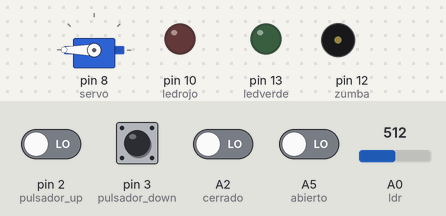
This sketch was run on a simulated Arduino Uno, built with avr-gcc and run on an emulated ATmega328P. Parts: servo, output pins drawn as LEDs (lit = HIGH), buzzer (waves = sounding, pin HIGH). Dashed ring = blinking. Inputs (shaded band) come from the test bench; at power-on: A2 (cerrado), A5 (abierto), pin 2 (pulsador_up), pin 3 (pulsador_down) LOW, A0 (ldr) = 512.

Above: at 1.8 s.
1.9 s: A2 (cerrado) driven HIGH
At 2.6 s:
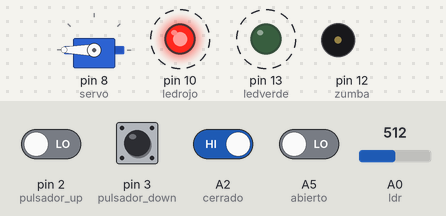
5.0 s: pin 3 (pulsador_down) pulled HIGH for 1 s
At 5.6 s:
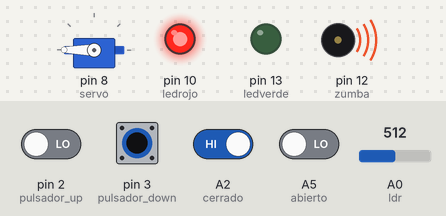
8.2 s: A2 (cerrado) driven LOW
At 10.0 s:
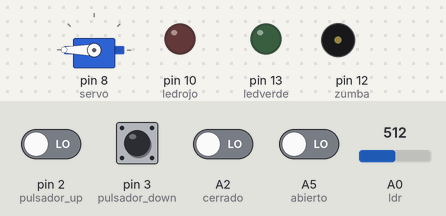
11.3 s: pin 2 (pulsador_up) driven HIGH and A5 (abierto) driven HIGH
At 11.82 s:
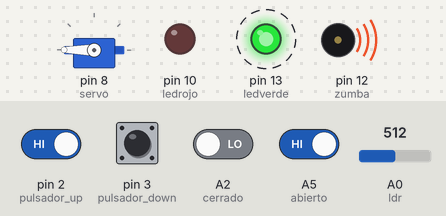
14.4 s: A0 (ldr) set to 408
17.5 s: A0 (ldr) set to 391
Timing chart, 0 to 68.1 s (numbered marks = the images above; inputs shaded):
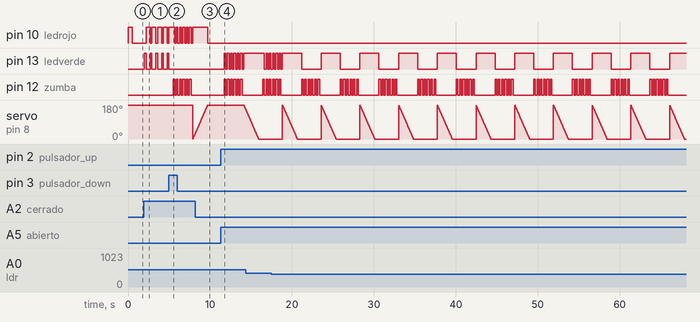

Measured:
- after the input at 1.9 s, pin 10 (ledrojo): alternates HIGH for 0.50 s and LOW for 0.20 s, starting after 0.30 s; pin 13 (ledverde): alternates HIGH for 0.20 s and LOW for 0.50 s, starting after 0.10 s
- after the input at 5.0 s, pin 13 (ledverde): goes on until 5.0 s, then stays LOW; pin 12 (zumba): alternates HIGH for 0.20 s and LOW for 0.20 s, starting after 0.50 s
- after the input at 8.2 s, pin 10 (ledrojo): goes on until 9.7 s, then stays LOW; pin 13 (ledverde): stops changing and stays LOW
- after the input at 11.3 s, pin 13 (ledverde), pin 12 (zumba): alternates HIGH for 0.20 s and LOW for 0.20 s, starting after 0.43 s; servo on pin 8 (servo): moves from 180° to 154° over 0.24 s, starting after 2.8 s

The sketch:

007_Programa_final_puerta_completa.ino
```cpp
/**********************************************************************************
**                                                                               **
**                               Samuel Call Ramos                               **
**                                  23/11/2023                                   **
** La maqueta es un garaje, cuando pulsamos el pulsador de arriba(pulsador_up)   **
** el zumbador debe de hacer un pitido,la puerta se abre mientras el led verde   **
** está encendido.                                                               **
** En caso de que pulsemos el botón de abajo(pulsador down),                     **
** la puerta debe de cerrarse(cuando esté abierta),el zumbador hacer el pitido   **
** y por último el led rojo parpadear al mismo tiempo que pita el zumbador.      **
** En el momento en que el Ldr no detecte luz(se hace de noche),                 **
** los leds van a hacer un intermitente(si la puerta está abierta y es de noche),**
** en cuanto el LDR recibe luz, se parará el intermitente.                       **
**                                                                               **
**********************************************************************************/

//********** Includes *************************************************************
#include<Servo.h>

//********** Variables ************************************************************

Servo myservo;
const int servo = 8;          // donar nom al pin 8 de l’Arduino
const int pulsador_up = 2;
const int pulsador_down = 3;
const int ledrojo = 10;
const int ledverde = 13;
const int zumba=12;
const int ldr=A0;
const int cerrado=A2;
const int abierto=A5;
int valor_ldr;
int estado_cerrado;
int estado_abierto;
int estado_pulsador_up;
int estado_pulsador_down;
int pos;
int pito;
//********** Setup ****************************************************************
void setup()
{
  pinMode(ledverde, OUTPUT);
  pinMode(ledrojo, OUTPUT);
  pinMode(pulsador_up, INPUT);
  pinMode(pulsador_down, INPUT);
  pinMode(zumba,OUTPUT);
  pinMode(ldr,INPUT);
  pinMode(cerrado,INPUT);
  pinMode(abierto,INPUT);
  digitalWrite(ledrojo,HIGH);
  myservo.attach(servo);
  myservo.write(180);

}

//********** Loop *****************************************************************
void loop()
{
  delay(500);
  estado_cerrado=digitalRead(cerrado);
  estado_abierto=digitalRead(abierto);
  estado_pulsador_up=digitalRead(pulsador_up);
  estado_pulsador_down=digitalRead(pulsador_down);
  valor_ldr=analogRead(ldr);
  digitalWrite(ledrojo,LOW);
  digitalWrite(ledverde,LOW);
  if(estado_pulsador_down==1 && estado_cerrado==1)
  {
    digitalWrite(ledrojo,HIGH);
    digitalWrite(ledverde,LOW);
    for(pito =0; pito <=5; pito +=1)
    {
      digitalWrite(zumba,HIGH);
      digitalWrite(ledrojo,HIGH);
      delay(200);
      digitalWrite(zumba,LOW);
      digitalWrite(ledrojo,LOW);
      delay(200);
    }
    digitalWrite(ledrojo,HIGH);
    for(pos = 0; pos <= 180; pos += 1)
    {
      myservo.write(pos);
      delay(10);
    }
    digitalWrite(ledrojo,LOW);
  }
  if(estado_pulsador_up==1 && estado_abierto==1)
  {
    digitalWrite(ledrojo,LOW);
    for(pito =0; pito <=5; pito +=1)
    {
      if(valor_ldr>400)
      {
        digitalWrite(zumba,HIGH);
        digitalWrite(ledverde,HIGH);
        delay(200);
        digitalWrite(zumba,LOW);
        digitalWrite(ledverde,LOW);
        delay(200);
      }
      else
      {
        digitalWrite(zumba,HIGH);
        delay(200);
        digitalWrite(zumba,LOW);
        delay(200);
      }

    }
    digitalWrite(ledverde,HIGH);

    for(pos = 180; pos >= 0; pos -= 1)
    {
      myservo.write(pos);
      delay(10);
    }
  }
  estado_cerrado=digitalRead(cerrado);
  estado_abierto=digitalRead(abierto);
  if(valor_ldr>400 && estado_cerrado==1)
    {
      digitalWrite(ledverde,HIGH);
      digitalWrite(ledrojo,LOW);
      delay(200);
      digitalWrite(ledverde,LOW);
      digitalWrite(ledrojo,HIGH);

    }
}

//********** Funcions *************************************************************
```
